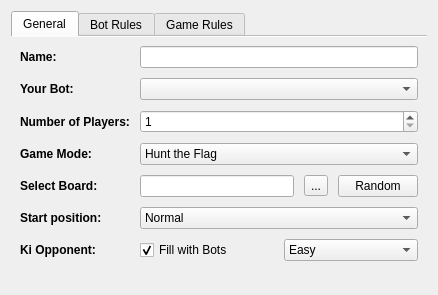
<?xml version="1.0" encoding="UTF-8"?>
<ui version="4.0">
 <class>GameSettingsWidget</class>
 <widget class="QWidget" name="GameSettingsWidget">
  <property name="geometry">
   <rect>
    <x>0</x>
    <y>0</y>
    <width>438</width>
    <height>295</height>
   </rect>
  </property>
  <property name="windowTitle">
   <string>Form</string>
  </property>
  <layout class="QVBoxLayout" name="verticalLayout">
   <item>
    <widget class="QTabWidget" name="tabWidget">
     <property name="tabPosition">
      <enum>QTabWidget::North</enum>
     </property>
     <property name="currentIndex">
      <number>0</number>
     </property>
     <property name="documentMode">
      <bool>true</bool>
     </property>
     <widget class="QWidget" name="generalTab">
      <attribute name="title">
       <string>General</string>
      </attribute>
      <layout class="QFormLayout" name="formLayout">
       <property name="horizontalSpacing">
        <number>10</number>
       </property>
       <property name="verticalSpacing">
        <number>10</number>
       </property>
       <item row="0" column="0">
        <widget class="QLabel" name="labelName">
         <property name="font">
          <font>
           <weight>75</weight>
           <bold>true</bold>
          </font>
         </property>
         <property name="text">
          <string>Name:</string>
         </property>
        </widget>
       </item>
       <item row="0" column="1">
        <widget class="QLineEdit" name="playerName"/>
       </item>
       <item row="1" column="0">
        <widget class="QLabel" name="labelBot">
         <property name="font">
          <font>
           <weight>75</weight>
           <bold>true</bold>
          </font>
         </property>
         <property name="text">
          <string>Your Bot:</string>
         </property>
        </widget>
       </item>
       <item row="1" column="1">
        <widget class="QComboBox" name="botSelection"/>
       </item>
       <item row="2" column="0">
        <widget class="QLabel" name="label">
         <property name="font">
          <font>
           <weight>75</weight>
           <bold>true</bold>
          </font>
         </property>
         <property name="text">
          <string>Number of Players:</string>
         </property>
        </widget>
       </item>
       <item row="2" column="1">
        <widget class="QSpinBox" name="playersSpinBox">
         <property name="minimum">
          <number>1</number>
         </property>
         <property name="maximum">
          <number>8</number>
         </property>
        </widget>
       </item>
       <item row="3" column="0">
        <widget class="QLabel" name="label_2">
         <property name="font">
          <font>
           <weight>75</weight>
           <bold>true</bold>
          </font>
         </property>
         <property name="text">
          <string>Game Mode:</string>
         </property>
        </widget>
       </item>
       <item row="3" column="1">
        <widget class="QComboBox" name="modeComboBox">
         <item>
          <property name="text">
           <string>Hunt the Flag</string>
          </property>
         </item>
         <item>
          <property name="text">
           <string>Death or Alive</string>
          </property>
         </item>
         <item>
          <property name="text">
           <string>King of the Flag</string>
          </property>
         </item>
         <item>
          <property name="text">
           <string>King of the Hill</string>
          </property>
         </item>
        </widget>
       </item>
       <item row="4" column="0">
        <widget class="QLabel" name="label_3">
         <property name="font">
          <font>
           <weight>75</weight>
           <bold>true</bold>
          </font>
         </property>
         <property name="text">
          <string>Select Board:</string>
         </property>
        </widget>
       </item>
       <item row="4" column="1">
        <layout class="QHBoxLayout" name="horizontalLayout_2">
         <item>
          <widget class="QLineEdit" name="boardEdit">
           <property name="readOnly">
            <bool>true</bool>
           </property>
          </widget>
         </item>
         <item>
          <widget class="QToolButton" name="selectBoardButton">
           <property name="text">
            <string>...</string>
           </property>
          </widget>
         </item>
         <item>
          <widget class="QPushButton" name="selectRandomBoard">
           <property name="enabled">
            <bool>true</bool>
           </property>
           <property name="text">
            <string>Random</string>
           </property>
          </widget>
         </item>
        </layout>
       </item>
       <item row="5" column="0">
        <widget class="QLabel" name="label_7">
         <property name="font">
          <font>
           <weight>75</weight>
           <bold>true</bold>
          </font>
         </property>
         <property name="text">
          <string>Start position:</string>
         </property>
        </widget>
       </item>
       <item row="5" column="1">
        <widget class="QComboBox" name="startPosition">
         <item>
          <property name="text">
           <string>Normal</string>
          </property>
         </item>
         <item>
          <property name="text">
           <string>DeathMatch</string>
          </property>
         </item>
         <item>
          <property name="text">
           <string>Virtual</string>
          </property>
         </item>
        </widget>
       </item>
       <item row="6" column="0">
        <widget class="QLabel" name="label_6">
         <property name="font">
          <font>
           <weight>75</weight>
           <bold>true</bold>
          </font>
         </property>
         <property name="text">
          <string>Ki Opponent:</string>
         </property>
        </widget>
       </item>
       <item row="6" column="1">
        <layout class="QHBoxLayout" name="horizontalLayout">
         <item>
          <widget class="QCheckBox" name="botCheckBox">
           <property name="text">
            <string>Fill with Bots</string>
           </property>
           <property name="checked">
            <bool>true</bool>
           </property>
          </widget>
         </item>
         <item>
          <widget class="QComboBox" name="botDifficulty">
           <item>
            <property name="text">
             <string>Easy</string>
            </property>
           </item>
           <item>
            <property name="text">
             <string>Normal</string>
            </property>
           </item>
           <item>
            <property name="text">
             <string>Hard</string>
            </property>
           </item>
          </widget>
         </item>
        </layout>
       </item>
      </layout>
     </widget>
     <widget class="QWidget" name="botruleTab">
      <attribute name="title">
       <string>Bot Rules</string>
      </attribute>
      <layout class="QFormLayout" name="formLayout_2">
       <property name="fieldGrowthPolicy">
        <enum>QFormLayout::ExpandingFieldsGrow</enum>
       </property>
       <property name="horizontalSpacing">
        <number>10</number>
       </property>
       <property name="verticalSpacing">
        <number>10</number>
       </property>
       <item row="0" column="0">
        <widget class="QLabel" name="lifeLabel">
         <property name="font">
          <font>
           <weight>75</weight>
           <bold>true</bold>
          </font>
         </property>
         <property name="text">
          <string>Lifes:</string>
         </property>
         <property name="alignment">
          <set>Qt::AlignRight|Qt::AlignTrailing|Qt::AlignVCenter</set>
         </property>
         <property name="buddy">
          <cstring>lifeSpinBox</cstring>
         </property>
        </widget>
       </item>
       <item row="0" column="1">
        <layout class="QHBoxLayout" name="horizontalLayout_4">
         <item>
          <widget class="QSpinBox" name="lifeSpinBox"/>
         </item>
         <item>
          <spacer name="horizontalSpacer_3">
           <property name="orientation">
            <enum>Qt::Horizontal</enum>
           </property>
           <property name="sizeType">
            <enum>QSizePolicy::Fixed</enum>
           </property>
           <property name="sizeHint" stdset="0">
            <size>
             <width>20</width>
             <height>20</height>
            </size>
           </property>
          </spacer>
         </item>
         <item>
          <widget class="QCheckBox" name="infLifeCheckBox">
           <property name="text">
            <string>Infinity Lifes</string>
           </property>
          </widget>
         </item>
        </layout>
       </item>
       <item row="1" column="0">
        <widget class="QLabel" name="damageOnResurrectLabel">
         <property name="font">
          <font>
           <weight>75</weight>
           <bold>true</bold>
          </font>
         </property>
         <property name="text">
          <string>Damage on Resurrect:</string>
         </property>
         <property name="buddy">
          <cstring>damageSpinBox</cstring>
         </property>
        </widget>
       </item>
       <item row="1" column="1">
        <layout class="QHBoxLayout" name="horizontalLayout_3">
         <item>
          <widget class="QSpinBox" name="damageSpinBox"/>
         </item>
         <item>
          <spacer name="horizontalSpacer_4">
           <property name="orientation">
            <enum>Qt::Horizontal</enum>
           </property>
           <property name="sizeType">
            <enum>QSizePolicy::Fixed</enum>
           </property>
           <property name="sizeHint" stdset="0">
            <size>
             <width>20</width>
             <height>20</height>
            </size>
           </property>
          </spacer>
         </item>
         <item>
          <widget class="QCheckBox" name="invRobotCheckBox">
           <property name="text">
            <string>Invulnerable Robots</string>
           </property>
          </widget>
         </item>
        </layout>
       </item>
       <item row="2" column="1">
        <widget class="QCheckBox" name="allowPushingCheckBox">
         <property name="text">
          <string>Pushing Disabled</string>
         </property>
        </widget>
       </item>
       <item row="3" column="1">
        <widget class="QCheckBox" name="useVirtualRobot">
         <property name="text">
          <string>Use Virtual Bot</string>
         </property>
        </widget>
       </item>
      </layout>
     </widget>
     <widget class="QWidget" name="gamerulestab">
      <attribute name="title">
       <string>Game Rules</string>
      </attribute>
      <layout class="QFormLayout" name="formLayout_3">
       <property name="formAlignment">
        <set>Qt::AlignLeading|Qt::AlignLeft|Qt::AlignTop</set>
       </property>
       <property name="horizontalSpacing">
        <number>10</number>
       </property>
       <property name="verticalSpacing">
        <number>10</number>
       </property>
       <item row="0" column="0">
        <widget class="QLabel" name="label_4">
         <property name="font">
          <font>
           <weight>75</weight>
           <bold>true</bold>
          </font>
         </property>
         <property name="text">
          <string>Kills to Win in Death or Alive:</string>
         </property>
         <property name="alignment">
          <set>Qt::AlignRight|Qt::AlignTrailing|Qt::AlignVCenter</set>
         </property>
        </widget>
       </item>
       <item row="0" column="1">
        <widget class="QSpinBox" name="killsToWin">
         <property name="minimum">
          <number>1</number>
         </property>
         <property name="value">
          <number>5</number>
         </property>
        </widget>
       </item>
       <item row="1" column="0">
        <widget class="QLabel" name="label_5">
         <property name="font">
          <font>
           <weight>75</weight>
           <bold>true</bold>
          </font>
         </property>
         <property name="text">
          <string>Points to Win in King of Flag/Hill:</string>
         </property>
        </widget>
       </item>
       <item row="1" column="1">
        <widget class="QSpinBox" name="pointsToWin">
         <property name="minimum">
          <number>1</number>
         </property>
         <property name="value">
          <number>10</number>
         </property>
        </widget>
       </item>
      </layout>
     </widget>
    </widget>
   </item>
  </layout>
 </widget>
 <resources/>
 <connections>
  <connection>
   <sender>infLifeCheckBox</sender>
   <signal>toggled(bool)</signal>
   <receiver>GameSettingsWidget</receiver>
   <slot>enableDisableLifes(bool)</slot>
   <hints>
    <hint type="sourcelabel">
     <x>102</x>
     <y>35</y>
    </hint>
    <hint type="destinationlabel">
     <x>212</x>
     <y>211</y>
    </hint>
   </hints>
  </connection>
  <connection>
   <sender>invRobotCheckBox</sender>
   <signal>toggled(bool)</signal>
   <receiver>GameSettingsWidget</receiver>
   <slot>enableDisableDamage(bool)</slot>
   <hints>
    <hint type="sourcelabel">
     <x>102</x>
     <y>43</y>
    </hint>
    <hint type="destinationlabel">
     <x>212</x>
     <y>211</y>
    </hint>
   </hints>
  </connection>
  <connection>
   <sender>botCheckBox</sender>
   <signal>toggled(bool)</signal>
   <receiver>GameSettingsWidget</receiver>
   <slot>changeSettings()</slot>
   <hints>
    <hint type="sourcelabel">
     <x>218</x>
     <y>154</y>
    </hint>
    <hint type="destinationlabel">
     <x>428</x>
     <y>165</y>
    </hint>
   </hints>
  </connection>
  <connection>
   <sender>boardEdit</sender>
   <signal>textChanged(QString)</signal>
   <receiver>GameSettingsWidget</receiver>
   <slot>changeSettings()</slot>
   <hints>
    <hint type="sourcelabel">
     <x>294</x>
     <y>125</y>
    </hint>
    <hint type="destinationlabel">
     <x>425</x>
     <y>126</y>
    </hint>
   </hints>
  </connection>
  <connection>
   <sender>modeComboBox</sender>
   <signal>currentIndexChanged(int)</signal>
   <receiver>GameSettingsWidget</receiver>
   <slot>changeSettings()</slot>
   <hints>
    <hint type="sourcelabel">
     <x>354</x>
     <y>89</y>
    </hint>
    <hint type="destinationlabel">
     <x>424</x>
     <y>86</y>
    </hint>
   </hints>
  </connection>
  <connection>
   <sender>playersSpinBox</sender>
   <signal>valueChanged(int)</signal>
   <receiver>GameSettingsWidget</receiver>
   <slot>changeSettings()</slot>
   <hints>
    <hint type="sourcelabel">
     <x>356</x>
     <y>49</y>
    </hint>
    <hint type="destinationlabel">
     <x>422</x>
     <y>48</y>
    </hint>
   </hints>
  </connection>
  <connection>
   <sender>lifeSpinBox</sender>
   <signal>valueChanged(int)</signal>
   <receiver>GameSettingsWidget</receiver>
   <slot>changeSettings()</slot>
   <hints>
    <hint type="sourcelabel">
     <x>68</x>
     <y>35</y>
    </hint>
    <hint type="destinationlabel">
     <x>228</x>
     <y>-8</y>
    </hint>
   </hints>
  </connection>
  <connection>
   <sender>infLifeCheckBox</sender>
   <signal>toggled(bool)</signal>
   <receiver>GameSettingsWidget</receiver>
   <slot>changeSettings()</slot>
   <hints>
    <hint type="sourcelabel">
     <x>102</x>
     <y>35</y>
    </hint>
    <hint type="destinationlabel">
     <x>396</x>
     <y>-4</y>
    </hint>
   </hints>
  </connection>
  <connection>
   <sender>invRobotCheckBox</sender>
   <signal>toggled(bool)</signal>
   <receiver>GameSettingsWidget</receiver>
   <slot>changeSettings()</slot>
   <hints>
    <hint type="sourcelabel">
     <x>102</x>
     <y>43</y>
    </hint>
    <hint type="destinationlabel">
     <x>374</x>
     <y>-11</y>
    </hint>
   </hints>
  </connection>
  <connection>
   <sender>damageSpinBox</sender>
   <signal>valueChanged(int)</signal>
   <receiver>GameSettingsWidget</receiver>
   <slot>changeSettings()</slot>
   <hints>
    <hint type="sourcelabel">
     <x>68</x>
     <y>43</y>
    </hint>
    <hint type="destinationlabel">
     <x>181</x>
     <y>-12</y>
    </hint>
   </hints>
  </connection>
  <connection>
   <sender>allowPushingCheckBox</sender>
   <signal>toggled(bool)</signal>
   <receiver>GameSettingsWidget</receiver>
   <slot>changeSettings()</slot>
   <hints>
    <hint type="sourcelabel">
     <x>102</x>
     <y>51</y>
    </hint>
    <hint type="destinationlabel">
     <x>253</x>
     <y>422</y>
    </hint>
   </hints>
  </connection>
 </connections>
 <slots>
  <slot>enableDisableDamage(bool)</slot>
  <slot>enableDisableLifes(bool)</slot>
  <slot>changeSettings()</slot>
 </slots>
</ui>
